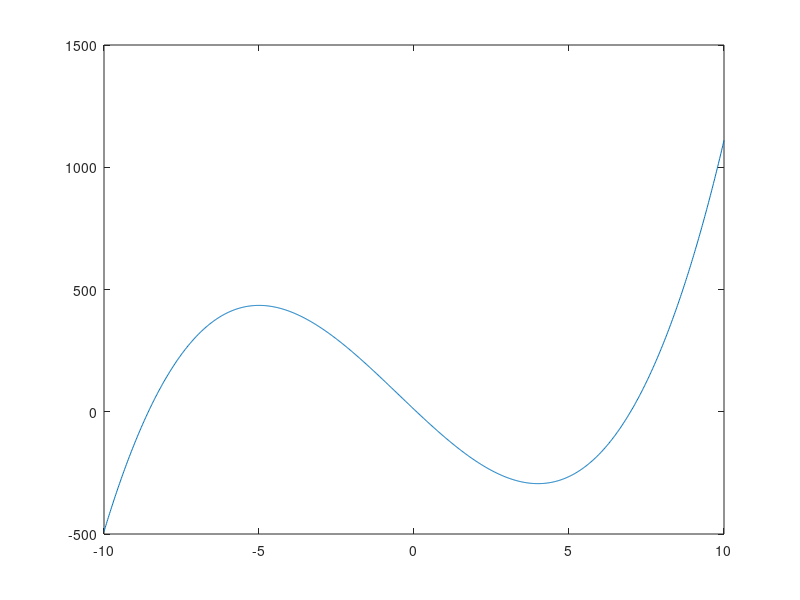

MATLAB code to generate this figure: (Note: this script raises an error after producing the figure.)
% esercizio 4

clc;
clear;

f1 = @(x)2*x.^3 + 3*x.^2 - 120*x + 10;
f1_der = @(x)6*x.^2 + 6*x - 120;

x_f1 = linspace(-10, 10, 1000);
y_f1 = feval(f1, x_f1);

plot(x_f1, y_f1);

interval = [-10 -8; -2 2; 6 8];

prec = 10^-5;
max_it = 50;

res = zeros(2, 4);

for n = 1: 3
    disp('************************************************')
    fprintf('Intervallo %d\n\n', n);
    [c, i] = bisezione(f1, interval(n, :), prec, max_it);
    disp('BISEZIONE');
    fprintf('Zero di f\t\tN Iter\n');
    fprintf('%f\t\t\t%d\n\n', c, i);    
    [c, i] = regulafalsi(f1, interval(n, :), prec, max_it);
    disp('REGULA FALSI');
    fprintf('Zero di f\t\tN Iter\n');
    fprintf('%f\t\t\t%d\n\n', c, i);
    [c, i] = secanti(f1, interval(n, :), prec, max_it);
    disp('SECANTI');
    fprintf('Zero di f\t\tN Iter\n');
    fprintf('%f\t\t\t%d\n\n', c, i);
    [c, i] = newton(f1, f1_der, interval(n, 2), prec, max_it);
    disp('NEWTON');
    fprintf('Zero di f\t\tN Iter\n');
    fprintf('%f\t\t\t%d\n\n', c, i);
end